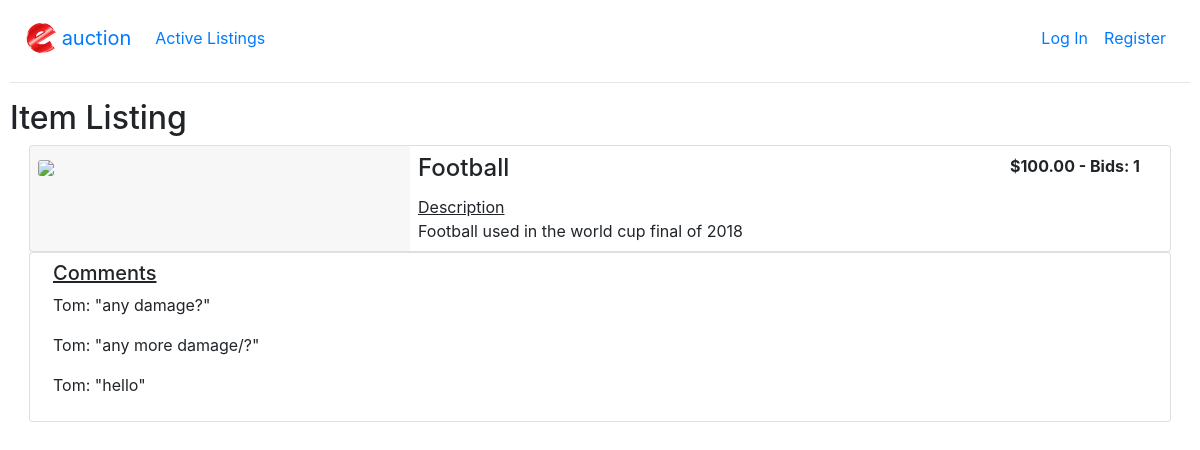
The app's page /listings/6, older data.
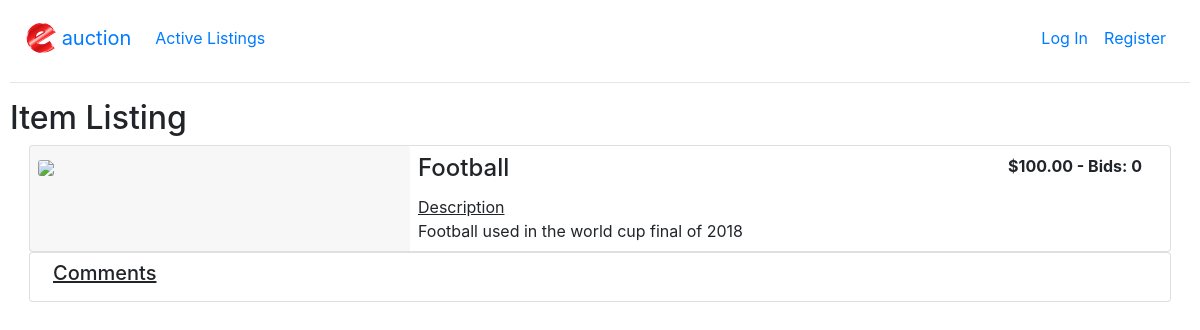
The same page, newer data.
### auctions/models.py (models this page shows, shortened)
class Listing(models.Model):
    categories = [
        ('FASHION', 'Fashion'),
        ('ELECTRONICS', 'Electronics'),
        ('SPORTS', 'Sports'),
        ('HOBBIES', 'Hobbies'),
        ('HOME', 'Home'),
        ('MOTORS', 'Motors'),
        ('ART', 'Art'),
        ('BUSINESS', 'Business'),
        ('HEALTH', 'Health'),
        ('BEAUTY', 'Beauty'),
        ('MEDIA', 'Media'),
        ('OTHER', 'Other')
    ]
    user = models.ForeignKey(User, on_delete=models.CASCADE, related_name='listings')
    title = models.CharField(max_length=50)
    description = models.TextField(max_length=300)
    category = models.CharField(choices=categories, max_length=12)
    image = models.URLField(blank=True, null=True)
    price = models.DecimalField(decimal_places=2, max_digits=10)
    active = models.BooleanField(default=True)
    time_created = models.DateTimeField(auto_now_add=True)
    purchaser = models.ForeignKey(User, blank=True, null=True, on_delete=models.SET_NULL)

class Bid(models.Model):
    user = models.ForeignKey(User, on_delete=models.CASCADE, related_name='bids')
    listing = models.ForeignKey(Listing, on_delete=models.CASCADE, related_name='bids')
    price = models.DecimalField(decimal_places=2, max_digits=10)
    time = models.DateTimeField(auto_now_add=True)

class Comment(models.Model):
    user = models.ForeignKey(User, on_delete=models.CASCADE, related_name='comments')
    listing = models.ForeignKey(Listing, on_delete=models.CASCADE, related_name='comments')
    comment = models.TextField(max_length=150)
    time = models.DateTimeField(auto_now_add=True)
    def __str__(self):
        return f'{self.user}: "{self.comment}"'

class User(AbstractUser):
    pass

### auctions/views.py (the view, shortened to what this page needs)
# urls.py: path("listings/<int:id>", views.listing_view, name="listing_detail")
def listing_view(request, id):
    item = Listing.objects.get(id=id)
    comments = Comment.objects.filter(listing=id)
    current_price = current_price_func(request, item)
    watched = watch_func(request, id)
    bid_count=Bid.objects.filter(listing=id).count()
    context = {
        'item': item,
        'bid_form': BidForm(),
        'comments': comments,
        'com_form': CommentForm(),
        'watching': watched,
        'current_price': current_price,
        'bid_count': bid_count,
    }
    return render(request, "auctions/listing.html", context)

### auctions/views.py (called while the page is built)
def current_price_func(request, listing):
    all_bids = Bid.objects.filter(listing=listing)
    if all_bids:
        highest_bid = all_bids.order_by("price").last().price
        current_price = highest_bid
    else:
        current_price = listing.price
    return current_price

### auctions/templates/auctions/listing.html (shortened to what this page needs)
{% extends "auctions/layout.html" %}
{% load humanize %}
{% block body %}
    <h2>Item Listing</h2>
    <div class ="container-fluid">
        <div class = "card flex-row flex-wrap mx-1">
            <div class="card-header border-0 col-4 p-2">
                <img class="card-img" src="{{ item.image }}">
            </div>
            <div class="card-block col-6 p-2">
                <h4 class="card-title">{{ item.title }}</h4>
                <u class="card-text">Description</u>
                <p class="card-text">{{ item.description }}</p>
            </div>
            <div class="card-block col-2 p-2">
                <p class="font-weight-bold text-center">${{ current_price|floatformat:2|intcomma }} - Bids: {{bid_count}}</p>
            </div>
        </div>
        <div class = "card flex-row flex-wrap mx-1 p-2">
            <div class = "col-12">
                <h5><u class="card-title">Comments</u></h5>
                {% for comment in comments %}
                    <blockquote class="text-left">{{ comment }}</blockquote>
                {% endfor %}
            </div>
        </div>
    </div>
{% endblock %}

### auctions/templates/auctions/layout.html (shortened to what this page needs)
{% load static %}
<!DOCTYPE html>
<html lang="en">
    <head>
        <link rel="stylesheet" href="https://stackpath.bootstrapcdn.com/bootstrap/4.4.1/css/bootstrap.min.css">
        <link href="{% static 'auctions/styles.css' %}" rel="stylesheet">
    </head>
    <body>
        <nav class="navbar navbar-expand-md">
            <div class="navbar-collapse collapse">
                <ul class="navbar-nav mr-auto">
                    <li>
                        <a class="navbar-brand" href="{% url 'index' %}">
                            <img src="../../static/media/e.svg" width="30" height="30" class="d-inline-block align-top" alt=""> auction
                        </a>
                    </li>
                    <li class="nav-item">
                        <a class="nav-link" href="{% url 'index' %}">Active Listings</a>
                    </li>
                    {% if user.is_authenticated %}
                    <li class="nav-item">
                        <a class="nav-link" href="{% url 'watchlist' %}">Watchlist</a>
                    </li>
                    <li class="nav-item">
                        <a class="nav-link" href="{% url 'create' %}">Create Listing</a>
                    </li>
                </ul>
            </div>
            <div class="navbar-collapse collapse">
                <ul class="navbar-nav ml-auto">
                    <span class="navbar-text">
                        Signed in as <strong>{{ user.username }}</strong>
                    </span>
                    <li class="nav-item">
                        <a class="nav-link" href="{% url 'logout' %}">Log Out</a>
                    </li>
                    {% else %}
                </ul>
            </div>
            <div class="navbar-collapse collapse">
                <ul class="navbar-nav ml-auto">
                    <li class="nav-item">
                        <a class="nav-link" href="{% url 'login' %}">Log In</a>
                    </li>
                    <li class="nav-item">
                        <a class="nav-link" href="{% url 'register' %}">Register</a>
                    </li>
                {% endif %}
                </ul>
            </div>
        </nav>
        <hr>
        {% block body %}
        {% endblock %}
    </body>
</html>

### auctions/static/auctions/styles.css (style rules this page uses)
body { padding: 10px; }

Row changes from the older to the newer data that the page shows:
removed Bid: price "100.00"
removed Comment: user+comment "Tom: \"any damage?\""
removed Comment: user+comment "Tom: \"any more damage/?\""
removed Comment: user+comment "Tom: \"hello\""
Text that changed along with them:
{{ bid_count }}: "1" → "0"
